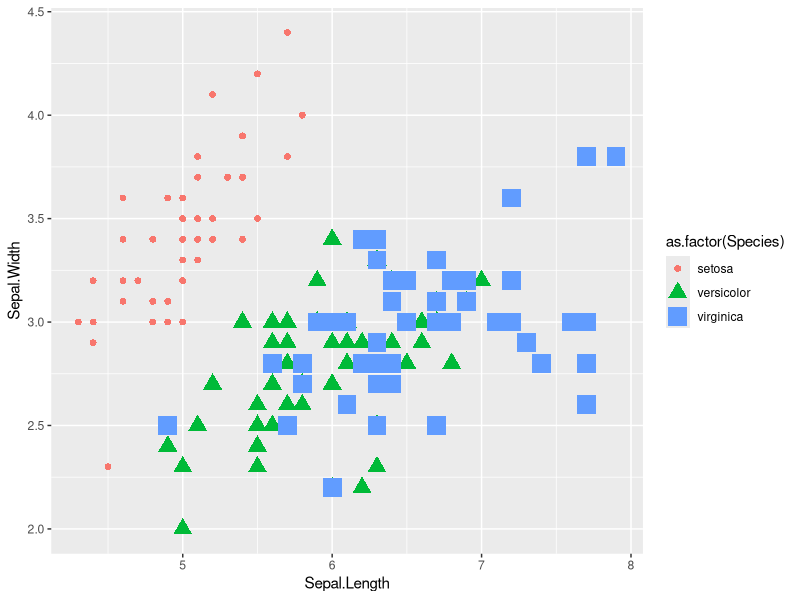

Source code (R):
library(ggplot2)
attach(iris)
qplot(Sepal.Length,Sepal.Width,data=iris,col=as.factor(Species),size=as.factor(Species),shape=as.factor(Species))
detach(iris)
